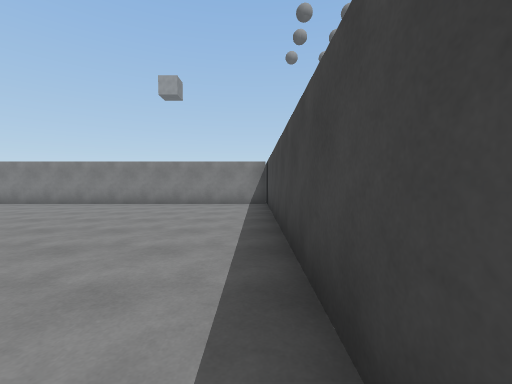
view 1 (above)

24 first-person views from a walk through a Unity game level. The camera is 1.3 m above the floor, tilts 2° down and sees 90° across. The floor is counted in squares, 2 m on a side. Each view is taken from the middle of a square. On the plan, view 1 faces up. The plan holds only what a view shows up to about 9 squares ahead; the rest is blank. The place goes on beyond the plan. The player is left out.

view 2
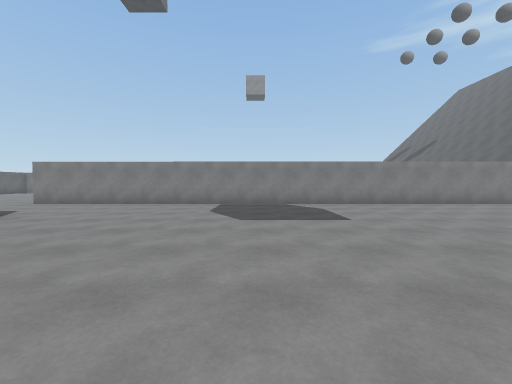

view 3
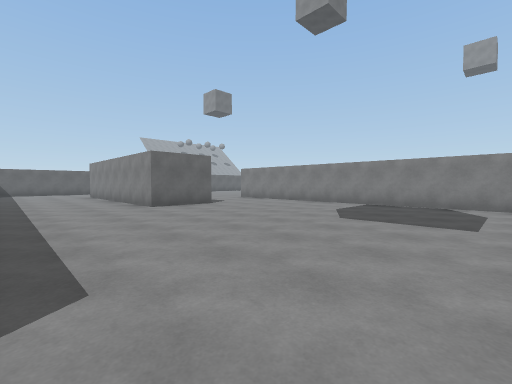

view 4
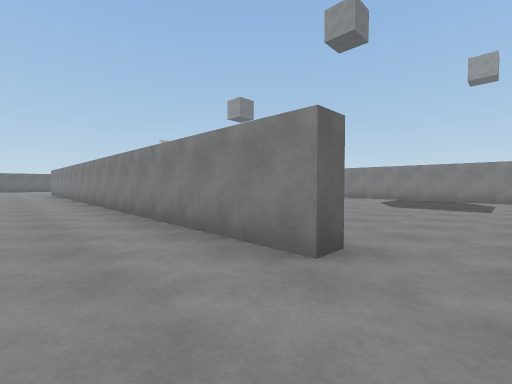

view 5
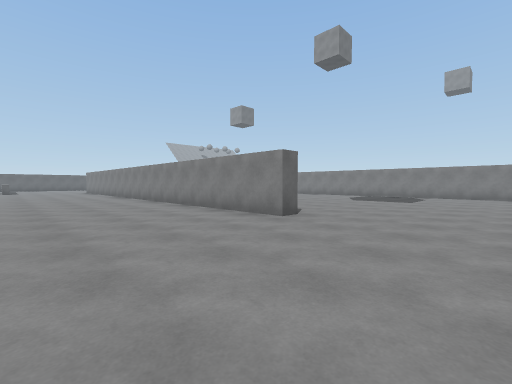

view 6
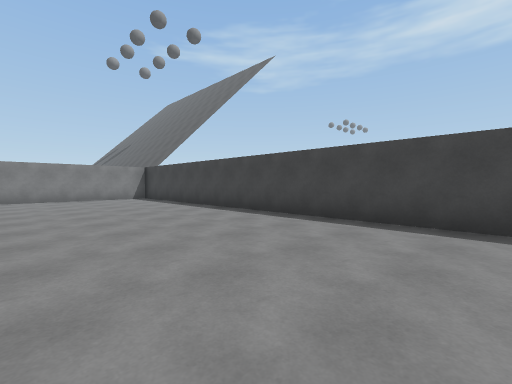

view 7
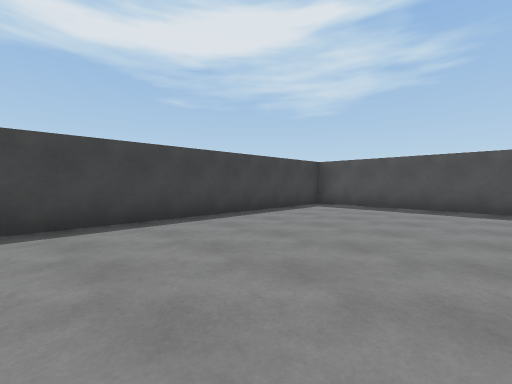

view 8
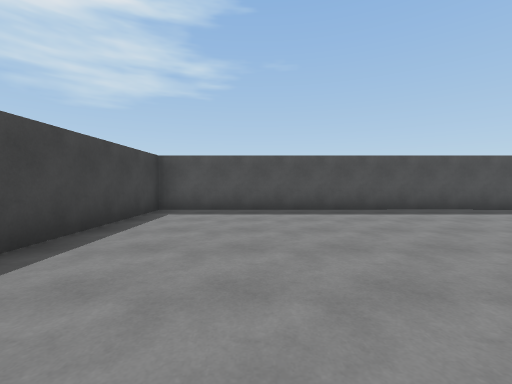

view 9
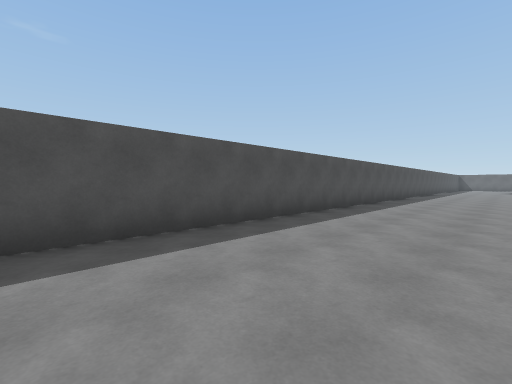

view 10
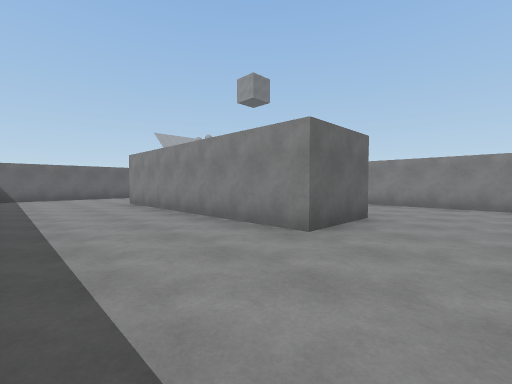

view 11
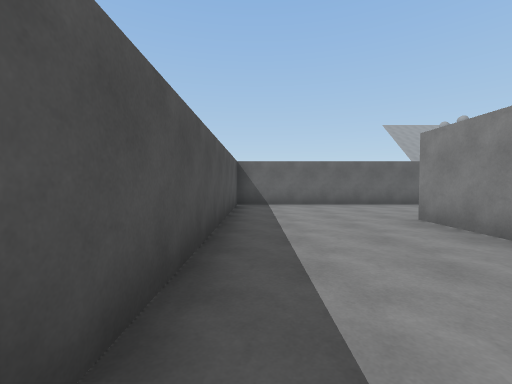

view 12
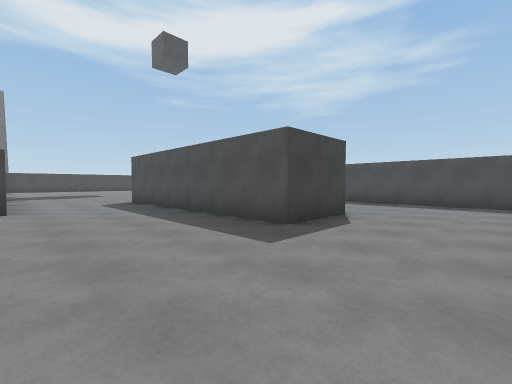

view 13
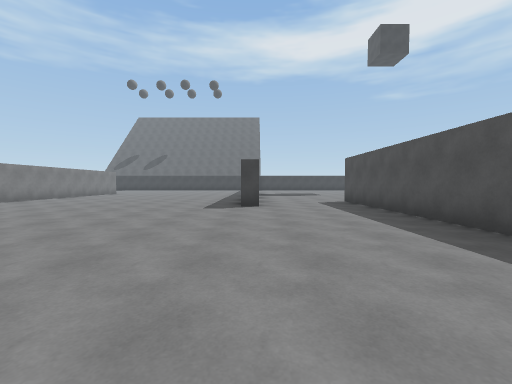

view 14
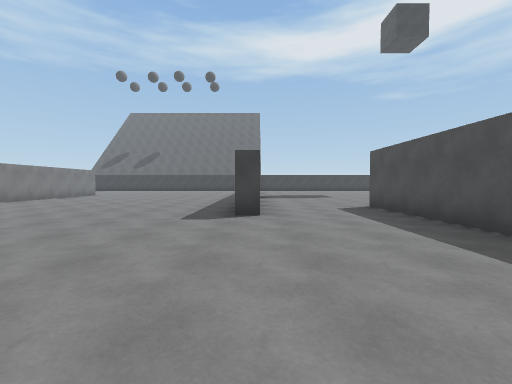

view 15
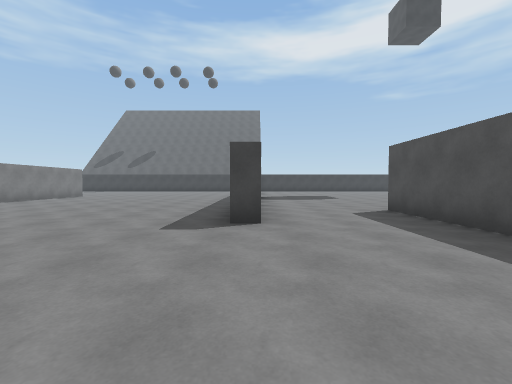

view 16
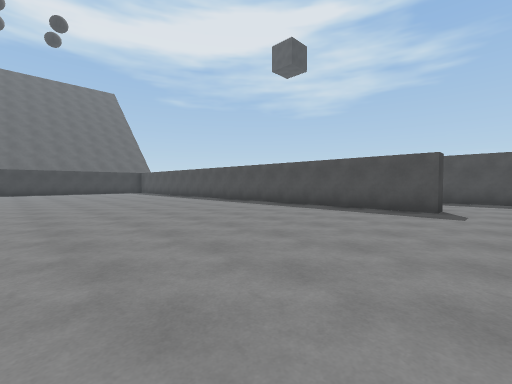

view 17
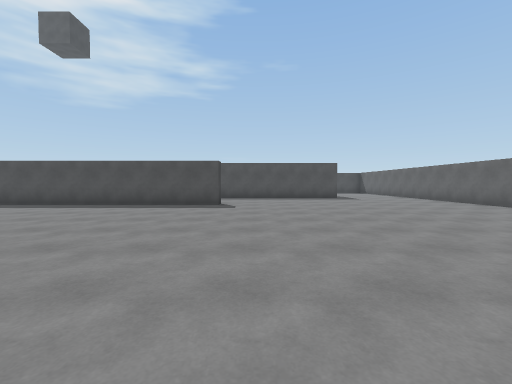

view 18
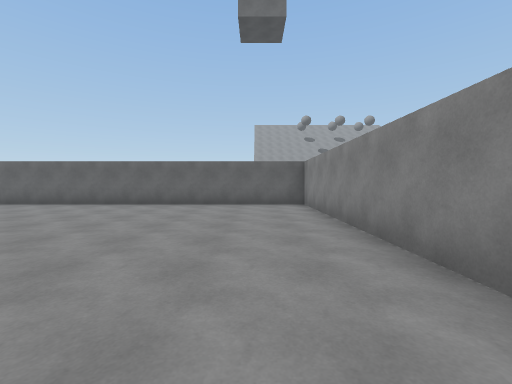

view 19
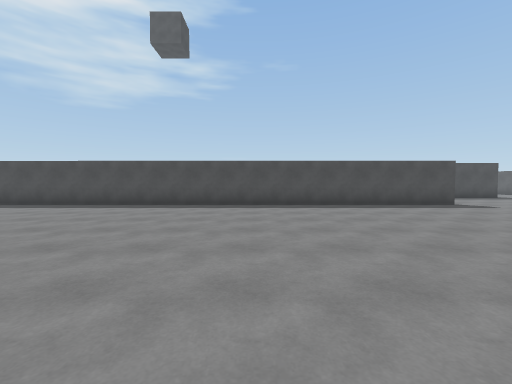

view 20
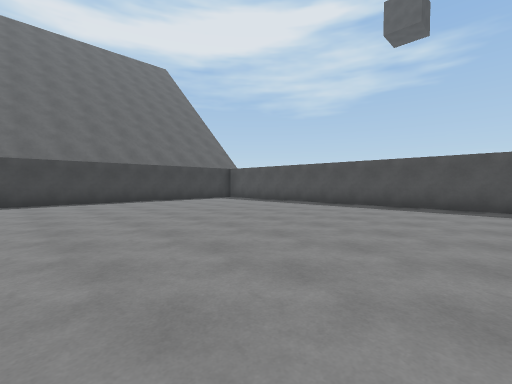

view 21
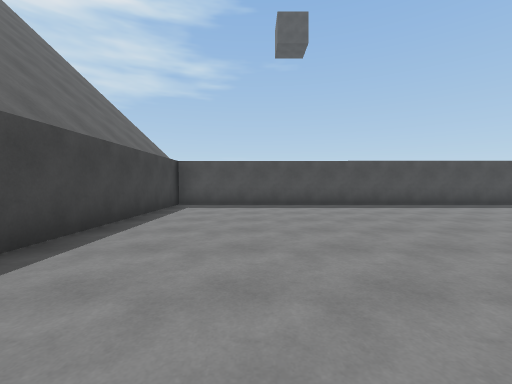

view 22
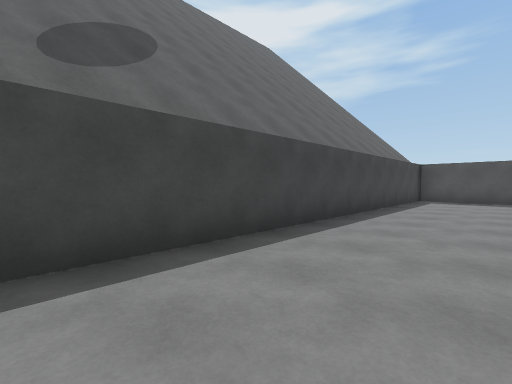

view 23
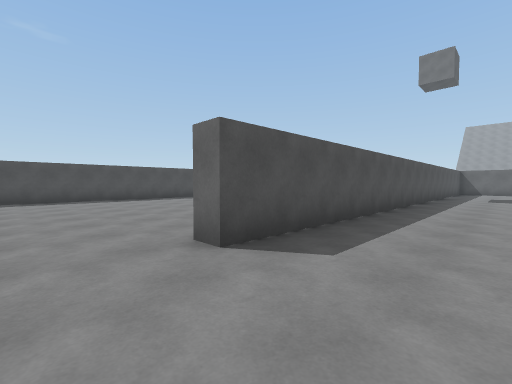

view 24
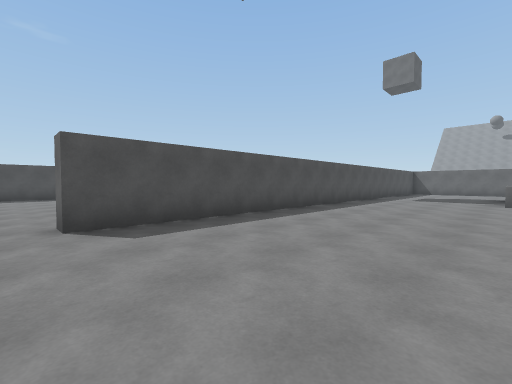

### Floor plan
Points are (right, up) in squares from view 1. A wall is a line through its corners. A room is listed if a view was taken in it or the views show most of it. See-through windows are left out.
Room 1 (views 1, 2, 3, 4, 5, 6, 7, 8, 9, 10)
walls: (-13.6, -8.2) (0.3, -8.2) (0.3, 7.4); (-13.9, 4.8) (-13.9, 2.9); (-8.2, -0.6) (-8.2, -1.1) (-17.8, -1.1); (0.3, 7.9) (-12.4, 7.9)
ways out: opening at (-13.7, 3.5) to room 2
Room 2 (views 11, 12, 13, 14, 15, 16, 17, 18, 19, 20, 21, 22, 23, 24)
walls: (-11, 16.4) (-14.6, 16.5); (-12.4, 7.9) (-15.9, 7.9) (-15.9, 8.4) (0.3, 8.4) (0.3, 19.1); (-16.8, 17) (-7.6, 16.9) (-7.6, 16.4); (-17.4, 16.5) (-23.8, 16.5) (-23.8, 6.9); (-13.9, 2.9) (-20.5, 2.9) (-20.5, 4.8) (-13.9, 4.8); (-23.8, 5) (-23.8, -0.6) (-16.5, -0.6)
ways out: opening at (-13.7, 3.5) to room 1

Where each view was taken, in squares from view 1:
view 1: 0 up, 0 right, facing up
view 2: 0 up, 9 left, facing up
view 3: 0 up, 7 left, facing up-left
view 4: 3 down, 7 left, facing up-left
view 5: 5 down, 5 left, facing up-left
view 6: 3 down, 4 left, facing up-right
view 7: 1 down, 4 left, facing down-right
view 8: 2 down, 2 left, facing down
view 9: 5 down, 4 left, facing down-left
view 10: 0 up, 12 left, facing up-left
view 11: 0 up, 16 left, facing left
view 12: 8 up, 23 left, facing down-right
view 13: 8 up, 23 left, facing right
view 14: 8 up, 21 left, facing right
view 15: 8 up, 20 left, facing right
view 16: 15 up, 17 left, facing down-right
view 17: 16 up, 17 left, facing down
view 18: 15 up, 16 left, facing left
view 19: 16 up, 10 left, facing down
view 20: 16 up, 9 left, facing down-right
view 21: 16 up, 2 left, facing down
view 22: 19 up, 2 left, facing down-right
view 23: 19 up, 6 left, facing down-left
view 24: 21 up, 7 left, facing down-left
